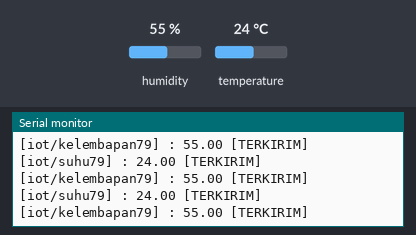
Recording of a sketch running on a simulated ESP8266 (NodeMCU). On the bench: the last lines printed to the serial monitor. Inputs (shaded band) come from the test bench; at power-on: humidity 55 %, temperature 24 °C. WiFi joins after 1.5 s; servers stay silent unless stated; no MQTT or app messages arrive unless stated.

Above: at 5.4 s.
5.5 s: humidity set to 22 %
At 8.0 s:
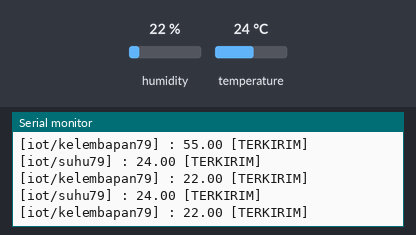
8.6 s: temperature set to 12 °C
At 9.5 s:
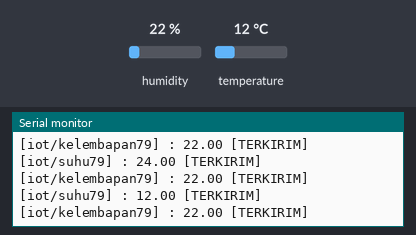
11.7 s: humidity set to 40 %
At 13.6 s:
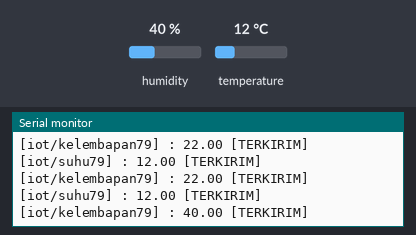
Timing chart, 0 to 15.1 s (numbered marks = the images above; inputs shaded):
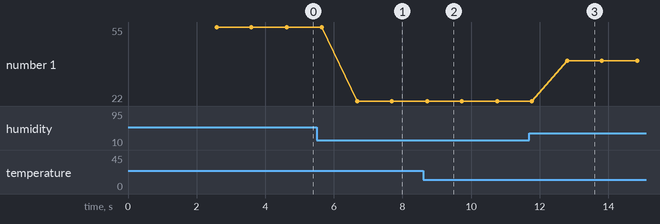

The sketch:

realtime_temp.ino
```cpp
#include <DHT.h>
#include <EEPROM.h>
#include <ESP8266WiFi.h>
#include <PubSubClient.h>
#include <Wire.h>
#include <stdlib.h>

#define dhtPin D4
#define DHTTYPE DHT11

DHT dht (dhtPin, DHTTYPE);

float suhu() { return dht.readTemperature(); }
float kelembapan() { return dht.readHumidity(); }

const char* ssid = "UGShare v2";
const char* password = "speed_5_GHz";

const char* mqtt_server = "riset.revolusi-it.com";

WiFiClient espClient;
PubSubClient client(espClient);
String messages;

void konek_wifi()
{
  WiFi.begin(ssid, password);
  while (WiFi.status() != WL_CONNECTED)
  {
    delay(500);
    Serial.print(".");
  }
  Serial.println("");
  Serial.println("WiFi connected"); // cetak wifi terkoneksi
}

void callback(char* topic, byte* payload, unsigned int length)
{
  // Mengambil Pesan dari mqqt server
  Serial.print("Pesan dari MQTT [");
  Serial.print(topic);
  Serial.print("] ");
  messages="";
  for (int i=0;i<length;i++) {
    char receivedChar = (char)payload[i];
    messages=messages+(char)payload[i]; // ambil pesannya masukkan dalam string
  }
  Serial.println(messages);
}

void reconnect()
{
  // Ulang terus sampai terkoneksi
  while (!client.connected())
  {
    Serial.print("Menghubungkan diri ke MQTT Server : "+(String)mqtt_server);
    // Attempt to connect
    if (client.connect("G.211.19.0079")) {
      Serial.println(" [CONNECTED]");
    }
    else  {
      Serial.print("failed, rc=");
      Serial.print(client.state());
      Serial.println(" coba lagi dalam 1 detik...");
      // Wait 5 seconds before retrying
      delay(1000);
    }
  }
}

void SendMessages(char* topic, String msg) {
  char attributes[100];
  msg.toCharArray(attributes, 100);
  client.publish(topic,attributes,true);
  Serial.print("[");
  Serial.print(topic);
  Serial.print("] : ");
  Serial.print(msg);
  Serial.println(" [TERKIRIM]");
}

void GetMessages(char* topic)
{
  client.subscribe(topic);
}

void setup() {
  Serial.begin(9600);
  dht.begin(); // Memulai Sensor DHT11
  client.setServer(mqtt_server, 1883); // sambungkan client ke mqtt
  client.setCallback(callback); // interaksi callback
}

void loop() {
  if(WiFi.status() != WL_CONNECTED) { konek_wifi(); } // jika tidak konek wifi maka di reconnect

  if (!client.connected()) { reconnect(); } // reconnect apabila belum konek
  else {
    Serial.println();
    SendMessages("iot/suhu79", (String) suhu());
    SendMessages("iot/kelembapan79", (String) kelembapan());
  }

  client.loop();
  delay(1000);
}
```

Measured:
- after the input at 5.5 s, the serial monitor: prints a new line after 1.2 s (image 1)
- after the input at 8.6 s, the serial monitor: prints a new line after 0.12 s (image 2)
- after the input at 11.7 s, the serial monitor: prints a new line after 1.1 s (image 3)
- plotted number 1: 55 → 22 after the input at 5.5 s, 22 → 40 after the input at 11.7 s
